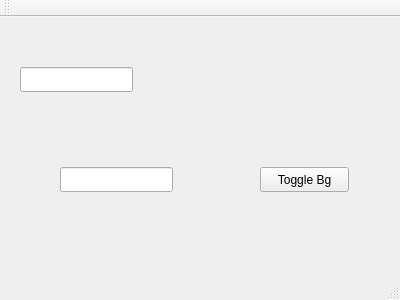
<?xml version="1.0" encoding="UTF-8"?>
<ui version="4.0">
 <class>MyGUI</class>
 <widget class="QMainWindow" name="MyGUI">
  <property name="geometry">
   <rect>
    <x>0</x>
    <y>0</y>
    <width>400</width>
    <height>300</height>
   </rect>
  </property>
  <property name="windowTitle">
   <string>MyGUI</string>
  </property>
  <widget class="QWidget" name="centralWidget">
   <property name="sizePolicy">
    <sizepolicy hsizetype="Expanding" vsizetype="Expanding">
     <horstretch>0</horstretch>
     <verstretch>0</verstretch>
    </sizepolicy>
   </property>
   <widget class="QPushButton" name="mainButton">
    <property name="geometry">
     <rect>
      <x>260</x>
      <y>150</y>
      <width>89</width>
      <height>25</height>
     </rect>
    </property>
    <property name="text">
     <string>Toggle Bg</string>
    </property>
   </widget>
   <widget class="QLineEdit" name="widget1">
    <property name="geometry">
     <rect>
      <x>20</x>
      <y>50</y>
      <width>113</width>
      <height>25</height>
     </rect>
    </property>
   </widget>
   <widget class="QLineEdit" name="widget2">
    <property name="geometry">
     <rect>
      <x>60</x>
      <y>150</y>
      <width>113</width>
      <height>25</height>
     </rect>
    </property>
   </widget>
  </widget>
  <widget class="QMenuBar" name="menuBar">
   <property name="geometry">
    <rect>
     <x>0</x>
     <y>0</y>
     <width>400</width>
     <height>22</height>
    </rect>
   </property>
  </widget>
  <widget class="QToolBar" name="mainToolBar">
   <attribute name="toolBarArea">
    <enum>TopToolBarArea</enum>
   </attribute>
   <attribute name="toolBarBreak">
    <bool>false</bool>
   </attribute>
  </widget>
  <widget class="QStatusBar" name="statusBar"/>
 </widget>
 <layoutdefault spacing="6" margin="11"/>
 <resources/>
 <connections/>
</ui>
